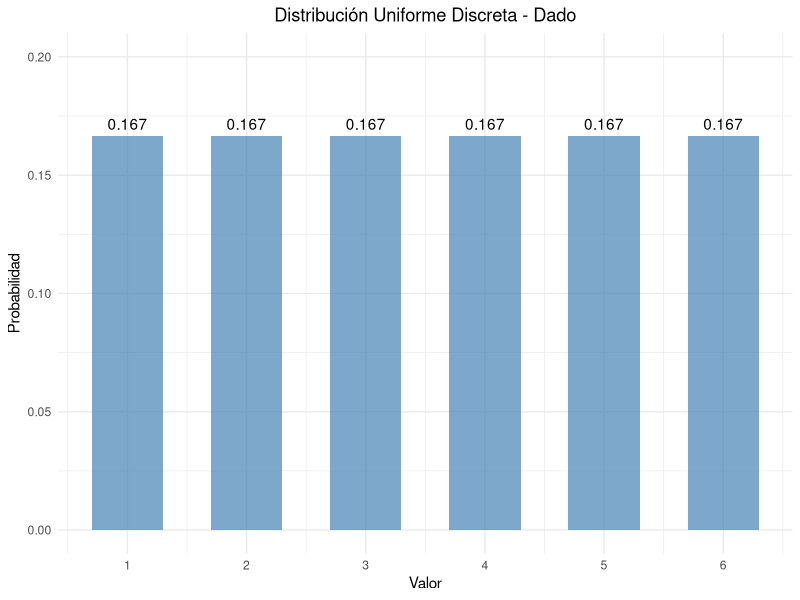
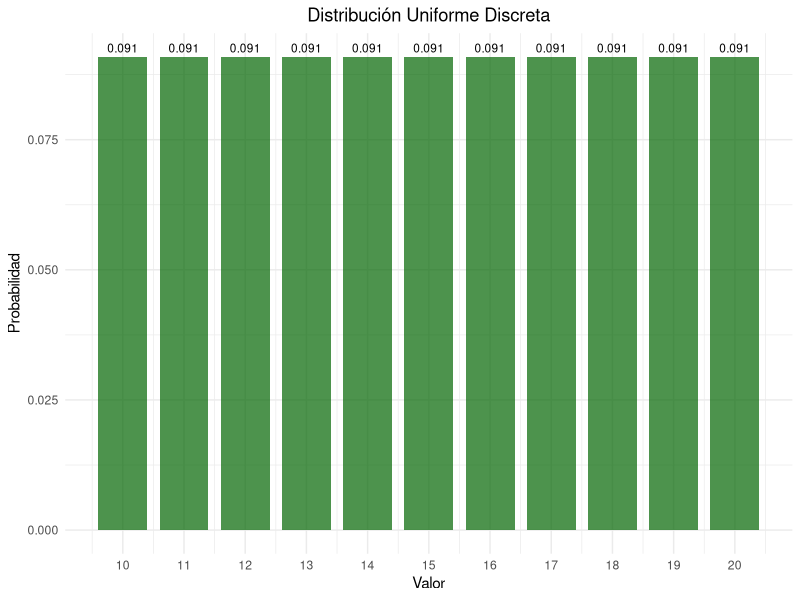
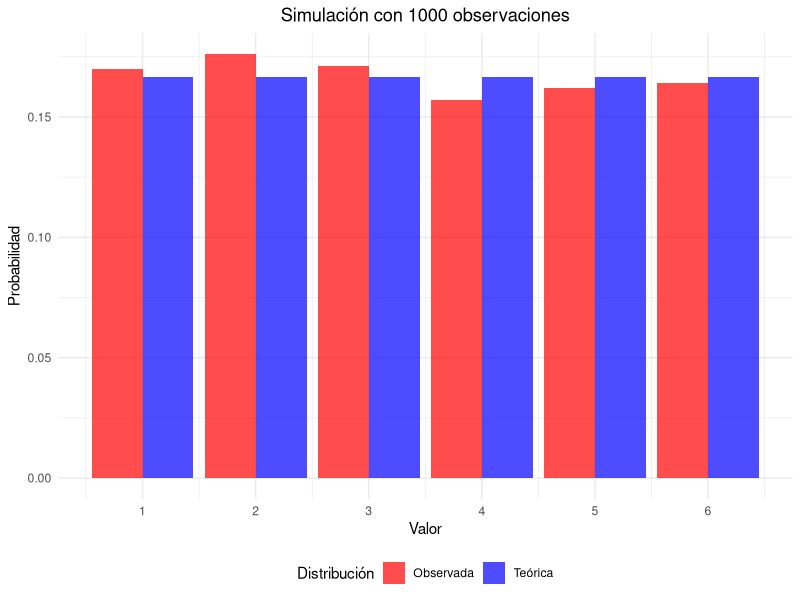
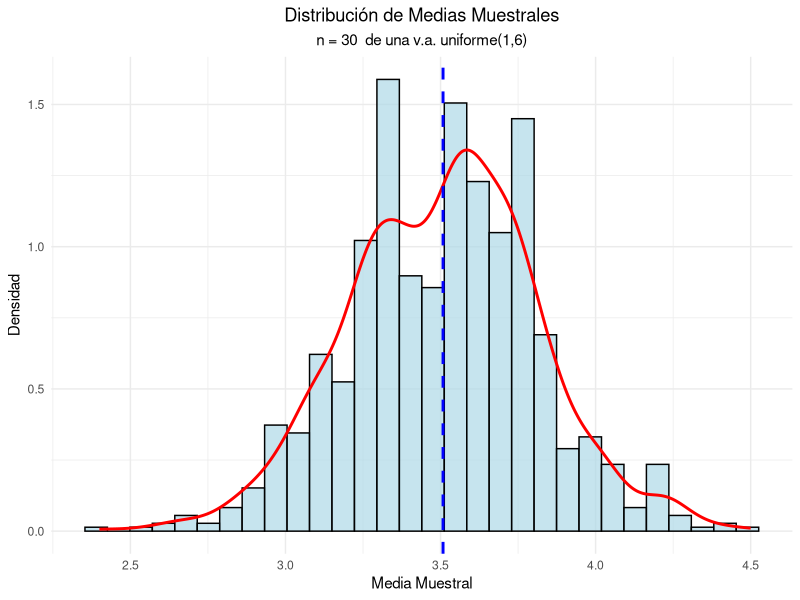
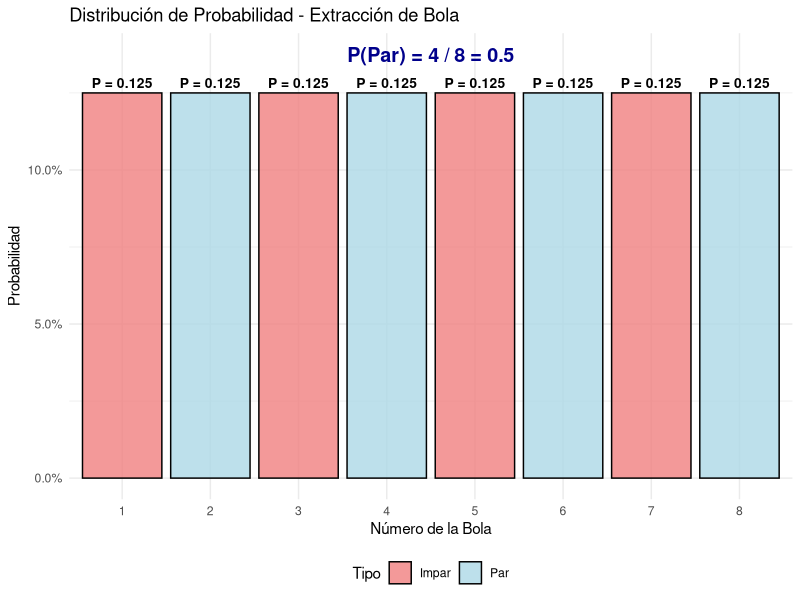
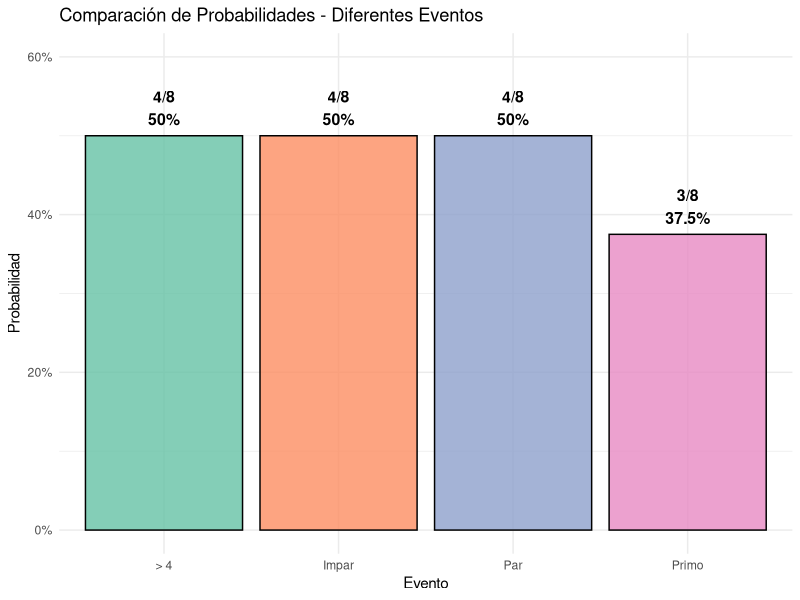
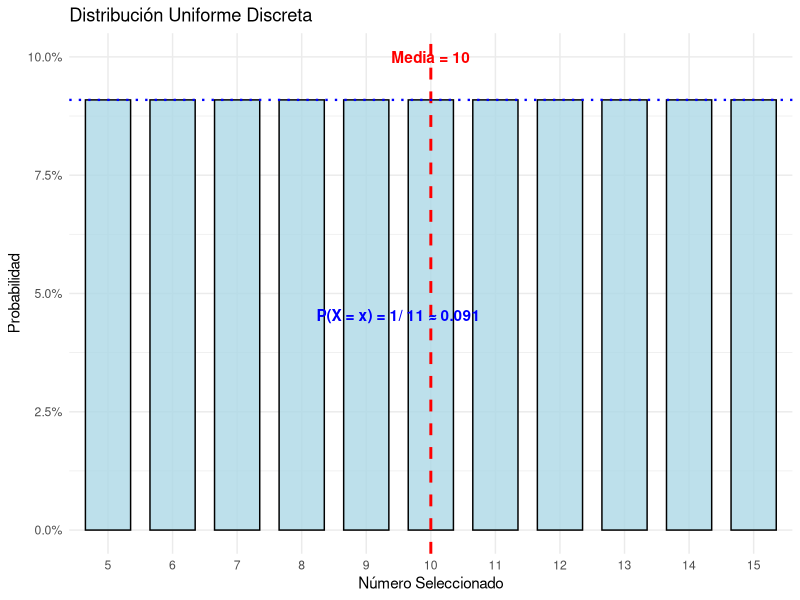
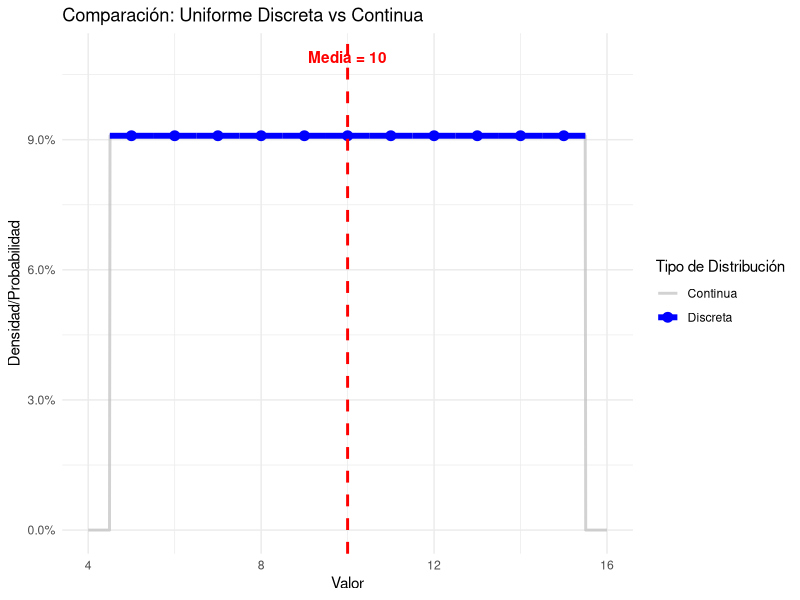

R code for these plots, in order:
## ---- chunk 1
#| label: setup
#| include: false
library(tidyverse)
library(kableExtra)
library(gridExtra)
## ---- chunk 2
#| code-fold: true
#| label: dado-ejemplo

# Parámetros del dado
x_1 <- 1
x_6 <- 6
valores <- x_1:x_6
probabilidades <- rep(1/length(valores), length(valores))

# Crear data frame
dado_data <- data.frame(
  Valor = valores,
  Probabilidad = probabilidades
)

# Mostrar tabla
kable(dado_data, 
      caption = "Distribución de probabilidad de un dado",
      align = "cc") %>%
  kable_styling(bootstrap_options = "striped")
## ---- chunk 3
#| code-fold: true
#| label: parametros-dado
# Media
media <- sum(dado_data$Valor)/length(dado_data$Valor)
cat("Media:", media, "\n")

# Varianza
varianza <- sum((dado_data$Valor- media)^2)/length(dado_data$Valor)
cat("Varianza:", varianza, "\n")

# Desviación estándar
desv_std <- sqrt(varianza)
cat("Desviación estándar:", round(desv_std, 4), "\n")
## ---- chunk 4
#| code-fold: true
#| label: grafico-dado
#| fig-cap: "Función de probabilidad de un dado"

ggplot(dado_data, aes(x = Valor, y = Probabilidad)) +
  geom_col(fill = "steelblue", alpha = 0.7, width = 0.6) +
  geom_text(aes(label = round(Probabilidad, 3)), vjust = -0.5) +
  scale_x_continuous(breaks = valores) +
  scale_y_continuous(limits = c(0, 0.20)) +
  labs(title = "Distribución Uniforme Discreta - Dado",
       x = "Valor",
       y = "Probabilidad") +
  theme_minimal() +
  theme(plot.title = element_text(hjust = 0.5),
        plot.subtitle = element_text(hjust = 0.5))
## ---- chunk 5
#| code-fold: true
#| label: ejemplo-numeros

x2_1 <- 10
x2_n <- 20
valores2 <- x2_1:x2_n
probabilidades2 <- rep(1/(length(valores2)), length(valores2))

# Data_frame
data2 <- data.frame(
  Valor = valores2,
  Probabilidad = probabilidades2
)

# Parámetros estadísticos
media2 <- mean(data2$Valor)
varianza2 <- sum((data2$Valor - media2)^2)/length(data2$Valor)
desv_std2 <- sqrt(varianza2)

cat("Media:", media2, "\n")
cat("Varianza:", round(varianza2, 4), "\n")
cat("Desviación estándar:", round(desv_std2, 4), "\n")
## ---- chunk 6
#| label: grafico-numeros
#| fig-cap: "Distribución uniforme discreta entre 10 y 20"


ggplot(data2, aes(x = Valor, y = Probabilidad)) +
  geom_col(fill = "darkgreen", alpha = 0.7, width = 0.8) +
  geom_text(aes(label = round(Probabilidad, 3)), 
            vjust = -0.5, size = 3) +
  scale_x_continuous(breaks = seq(10, 20, 1)) +
  labs(title = "Distribución Uniforme Discreta",
       x = "Valor",
       y = "Probabilidad") +
  theme_minimal() +
  theme(plot.title = element_text(hjust = 0.5),
        plot.subtitle = element_text(hjust = 0.5))
## ---- chunk 7
#| code-fold: true
#| label: simulacion

# Generar 1000 números aleatorios
set.seed(123)
n_sim <- 1000
muestra <- sample(1:6, n_sim, replace = TRUE)

# Frecuencias observadas
freq_obs <- table(muestra)
freq_rel <- prop.table(freq_obs)

# Comparar con probabilidades teóricas
comparacion <- data.frame(
  Valor = 1:6,
  Prob_Teorica = rep(1/6, 6),
  Freq_Observada = as.numeric(freq_rel)
)

kable(comparacion, 
      caption = "Comparación entre probabilidades teóricas y observadas",
      col.names = c("Valor", "Prob. Teórica", "Freq. Observada"),
      digits = 4) |> 
  kable_styling(bootstrap_options = "striped")
## ---- chunk 8
#| code-fold: true
#| label: grafico-simulacion
#| fig-width: 8
#| fig-height: 6
#| fig-align: "center"
#| fig-cap: "Comparación entre distribución teórica y simulada"


# Preparar datos para el gráfico
comp_long <- comparacion |> 
  pivot_longer(cols = c(Prob_Teorica, Freq_Observada),
               names_to = "Tipo",
               values_to = "Probabilidad") |> 
  mutate(Tipo = case_when(
    Tipo == "Prob_Teorica" ~ "Teórica",
    Tipo == "Freq_Observada" ~ "Observada"
  ))

ggplot(comp_long, aes(x = Valor, y = Probabilidad, fill = Tipo)) +
  geom_col(position = "dodge", alpha = 0.7) +
  scale_x_continuous(breaks = 1:6) +
  scale_fill_manual(values = c("Teórica" = "blue", "Observada" = "red")) +
  labs(title = paste("Simulación con", n_sim, "observaciones"),
       x = "Valor",
       y = "Probabilidad",
       fill = "Distribución") +
  theme_minimal() +
  theme(plot.title = element_text(hjust = 0.5),
        legend.position = "bottom")
## ---- chunk 9
#| code-fold: true
#| label: limite-central
#| fig-width: 8
#| fig-height: 6
#| fig-align: "center"
#| fig-cap: "Verificación del Teorema del Límite Central"
# Simular medias muestrales
set.seed(456)
k_muestra <- 1000
n_muestra <- 30

medias_muestrales <- replicate(k_muestra, {
  muestra <- sample(1:6, n_muestra, replace = TRUE)
  mean(muestra)
})

# Crear histograma
hist_data <- data.frame(Medias = medias_muestrales)

ggplot(hist_data) +
  geom_histogram(aes(x=Medias, after_stat(density)), bins = 30, 
                 fill = "lightblue", alpha = 0.7, color = "black") +
  geom_density(aes(x = Medias), color = "red", linewidth = 1) +
  geom_vline(xintercept = mean(medias_muestrales), 
             color = "blue", linetype = "dashed", linewidth = 1) +
  labs(title = "Distribución de Medias Muestrales",
       subtitle = paste("n =", n_muestra, " de una v.a. uniforme(1,6)"),
       x = "Media Muestral",
       y = "Densidad") +
  theme_minimal() +
  theme(plot.title = element_text(hjust = 0.5),
        plot.subtitle = element_text(hjust = 0.5))

# Estadísticas
cat("Media teórica:", (1+6)/2, "\n")
cat("Media observada:", round(mean(medias_muestrales), 4), "\n")
cat("Varianza teórica de la media:", round(((6-1+1)^2-1)/12/n_muestra, 4), "\n")
cat("Varianza observada de la media:", round(var(medias_muestrales), 4), "\n")
## ---- chunk 10
total_bolas <- 8
numeros_bolas <- 1:total_bolas
numeros_pares <- numeros_bolas[numeros_bolas %% 2 == 0]
cantidad_pares <- length(numeros_pares)
prob_par <- cantidad_pares / total_bolas

df_bolas <- data.frame(
  numero = numeros_bolas,
  tipo = ifelse(numeros_bolas %% 2 == 0, "Par", "Impar"),
  probabilidad = 1/total_bolas
)

# Gráfico de distribución
ggplot(df_bolas, aes(x = factor(numero), y = probabilidad, fill = tipo)) +
  geom_col(color = "black", alpha = 0.8) +
  geom_text(aes(label = paste0("P = ", round(probabilidad, 3))), 
            vjust = -0.5, size = 3.5, fontface = "bold") +
  labs(title = "Distribución de Probabilidad - Extracción de Bola",
       x = "Número de la Bola",
       y = "Probabilidad",
       fill = "Tipo") +
  theme_minimal() +
  scale_fill_manual(values = c("Par" = "lightblue", "Impar" = "lightcoral")) +
  scale_y_continuous(labels = scales::percent_format(accuracy = 0.1)) +
  theme(legend.position = "bottom") +
  annotate("text", x = 4.5, y = max(df_bolas$probabilidad) * 1.1,
           label = paste("P(Par) =", cantidad_pares, "/", total_bolas, "=", prob_par),
           color = "darkblue", fontface = "bold", size = 5)

## ---- chunk 11

numeros_impares <- numeros_bolas[numeros_bolas %% 2 == 1]
cantidad_impares <- length(numeros_impares)
prob_impar <- cantidad_impares / total_bolas
numeros_mayor_4 <- numeros_bolas[numeros_bolas > 4]
cantidad_mayor_4 <- length(numeros_mayor_4)
prob_mayor_4 <- cantidad_mayor_4 / total_bolas

es_primo <- function(n) {
  if (n < 2) return(FALSE)
  if (n == 2) return(TRUE)
  if (n %% 2 == 0) return(FALSE)
  for (i in 3:sqrt(n)) {
    if (n %% i == 0) return(FALSE)
  }
  return(TRUE)
}

numeros_primos <- numeros_bolas[sapply(numeros_bolas, es_primo)]
cantidad_primos <- length(numeros_primos)
prob_primo <- cantidad_primos / total_bolas
eventos <- c("Par", "Impar", "> 4", "Primo")
probabilidades <- c(prob_par, prob_impar, prob_mayor_4, prob_primo)
casos_favorables <- c(cantidad_pares, cantidad_impares, cantidad_mayor_4, cantidad_primos)

df_comparativo <- data.frame(
  evento = eventos,
  probabilidad = probabilidades,
  casos_favorables = casos_favorables
)

# Gráfico de comparación
ggplot(df_comparativo, aes(x = reorder(evento, -probabilidad), y = probabilidad, fill = evento)) +
  geom_col(color = "black", alpha = 0.8) +
  geom_text(aes(label = paste0(casos_favorables, "/", total_bolas, "\n", 
                              round(probabilidad * 100, 1), "%")), 
            vjust = -0.3, size = 4, fontface = "bold") +
  labs(title = "Comparación de Probabilidades - Diferentes Eventos",
       x = "Evento",
       y = "Probabilidad") +
  theme_minimal() +
  scale_fill_brewer(palette = "Set2") +
  scale_y_continuous(labels = scales::percent_format(accuracy = 1), 
                     limits = c(0, 0.6)) +
  theme(legend.position = "none")

## ---- chunk 12
min_valor <- 5
max_valor <- 15
valores_posibles <- min_valor:max_valor
n <- length(valores_posibles)

media_teorica <- (min_valor + max_valor) / 2
suma_valores <- sum(valores_posibles)
media_manual <- suma_valores / n

varianza_teorica <- ((max_valor - min_valor + 1)^2 - 1) / 12
valores_cuadrados <- valores_posibles^2
suma_cuadrados <- sum(valores_cuadrados)
E_X2 <- suma_cuadrados / n
varianza_manual <- E_X2 - media_teorica^2

probabilidad_uniforme <- 1/n

df_distribucion <- data.frame(
  numero = valores_posibles,
  probabilidad = probabilidad_uniforme
)

# Gráfico de la distribución
ggplot(df_distribucion, aes(x = factor(numero), y = probabilidad)) +
  geom_col(fill = "lightblue", color = "black", alpha = 0.8, width = 0.7) +
  geom_vline(xintercept = which(valores_posibles == media_teorica), 
             color = "red", linetype = "dashed", linewidth = 1) +
  geom_hline(yintercept = probabilidad_uniforme, color = "blue", 
             linetype = "dotted", linewidth = 0.8) +
  labs(title = "Distribución Uniforme Discreta",
       x = "Número Seleccionado",
       y = "Probabilidad") +
  theme_minimal() +
  scale_y_continuous(labels = scales::percent_format(accuracy = 0.1)) +
  annotate("text", x = which(valores_posibles == media_teorica), 
           y = max(df_distribucion$probabilidad) * 1.1,
           label = paste("Media =", media_teorica), 
           color = "red", fontface = "bold") +
  annotate("text", x = length(valores_posibles)/2, y = probabilidad_uniforme * 0.5,
           label = paste("P(X = x) = 1/", n, "≈", round(probabilidad_uniforme, 3)),
           color = "blue", fontface = "bold")

## ---- chunk 13
set.seed(123)
n_simulaciones <- 100000
selecciones <- sample(valores_posibles, n_simulaciones, replace = TRUE)
media_simulada <- mean(selecciones)
varianza_simulada <- var(selecciones)
desviacion_simulada <- sd(selecciones)

rango <- max_valor - min_valor
amplitud <- rango + 1

df_densidad <- data.frame(
  x = seq(min_valor - 1, max_valor + 1, length.out = 1000),
  tipo = "Continua"
)
df_densidad$y <- dunif(df_densidad$x, min = min_valor - 0.5, max = max_valor + 0.5)

ggplot() +
  geom_line(data = df_densidad, aes(x = x, y = y, color = "Continua"), 
            linewidth = 1, alpha = 0.7) +
  geom_segment(data = df_distribucion, 
               aes(x = numero - 0.5, xend = numero + 0.5, 
                   y = probabilidad, yend = probabilidad, color = "Discreta"),
               linewidth = 2) +
  geom_point(data = df_distribucion, 
             aes(x = numero, y = probabilidad, color = "Discreta"),
             size = 3) +
  geom_vline(xintercept = media_teorica, color = "red", 
             linetype = "dashed", linewidth = 1) +
  labs(title = "Comparación: Uniforme Discreta vs Continua",
       x = "Valor",
       y = "Densidad/Probabilidad",
       color = "Tipo de Distribución") +
  theme_minimal() +
  scale_color_manual(values = c("Discreta" = "blue", "Continua" = "gray")) +
  scale_y_continuous(labels = scales::percent_format(accuracy = 0.1)) +
  annotate("text", x = media_teorica, y = max(df_distribucion$probabilidad) * 1.2,
           label = paste("Media =", media_teorica), 
           color = "red", fontface = "bold")
## ---- chunk 14

#Valores simulados
valores <- 0:4
sim_values <- sample(valores, 500, replace = TRUE)

media_teorica <- sum(valores)/length(valores)
media_muestral1 <- mean(sim_values)

varianza_teorica <- sum((valores-media_teorica)^2)/length(valores)
varianza_muestral <- var(sim_values)

cat("Media teorica: ", media_teorica, "\n")
cat("Media muestral: ", round(media_muestral1,3), "\n")
cat("Varianza teorica: ", varianza_teorica, "\n")
cat("Varianza muestra: ", round(varianza_muestral,3), "\n")
## ---- chunk 15

#Tabla de frecuencias
frecuencias <- table(sim_values)

tabla_frecuencias <- tibble(
  valor = valores,
  Frec_teorica = rep(100,5),
  Frec_observada = frecuencias
)

tabla_frecuencias_long <- tabla_frecuencias
